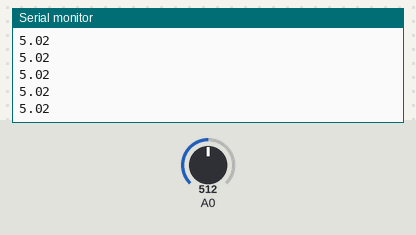
Bench run of a sketch on a simulated Arduino Uno, built with avr-gcc and run on an emulated ATmega328P. Shown: the last lines printed to the serial monitor. The test bench sets the inputs (shaded band); at power-on: A0 = 512.

Above: at 1.7 s.
1.8 s: A0 set to 716
At 2.3 s:
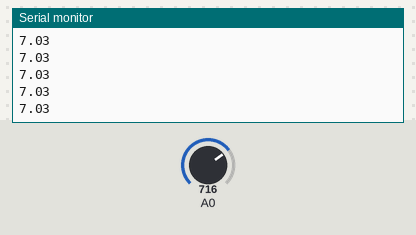
3.3 s: A0 set to 900
At 4.0 s:
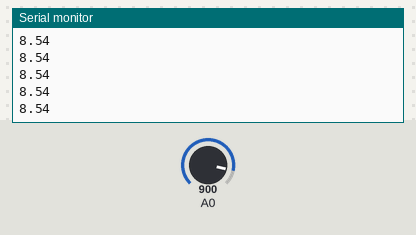
Timing chart, 0 to 6.3 s (numbered marks = the images above; inputs shaded):
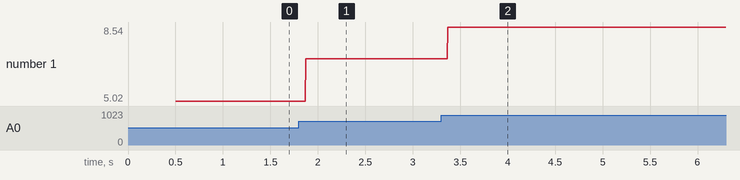

Measured:
- after the input at 1.8 s, the serial monitor: prints a new line after 0.07 s (image 1)
- after the input at 3.3 s, the serial monitor: prints a new line after 0.07 s (image 2)
- plotted number 1: 5.02 → 7.03 after the input at 1.8 s, 7.03 → 8.54 after the input at 3.3 s

The sketch:

voltmetre.ino
```cpp
// (licence header left out)
float valeur;
int mesure;
  //R1=97.9 kOhms
  //R2=98.8 kOhms
void setup() {
  // put your setup code here, to run once:
  Serial.begin(9600);
  Serial.println("Initialisation");
  delay(500);
}

void loop() {
  mesure = analogRead(0);
  valeur = mesure / (255/5); //Entrée analogique 0-255 sortie 0-5V
  valeur = valeur * 0.50229 ; //Valeur = mesure * R2 / (R1+R2)
  Serial.println(valeur);
}
```
